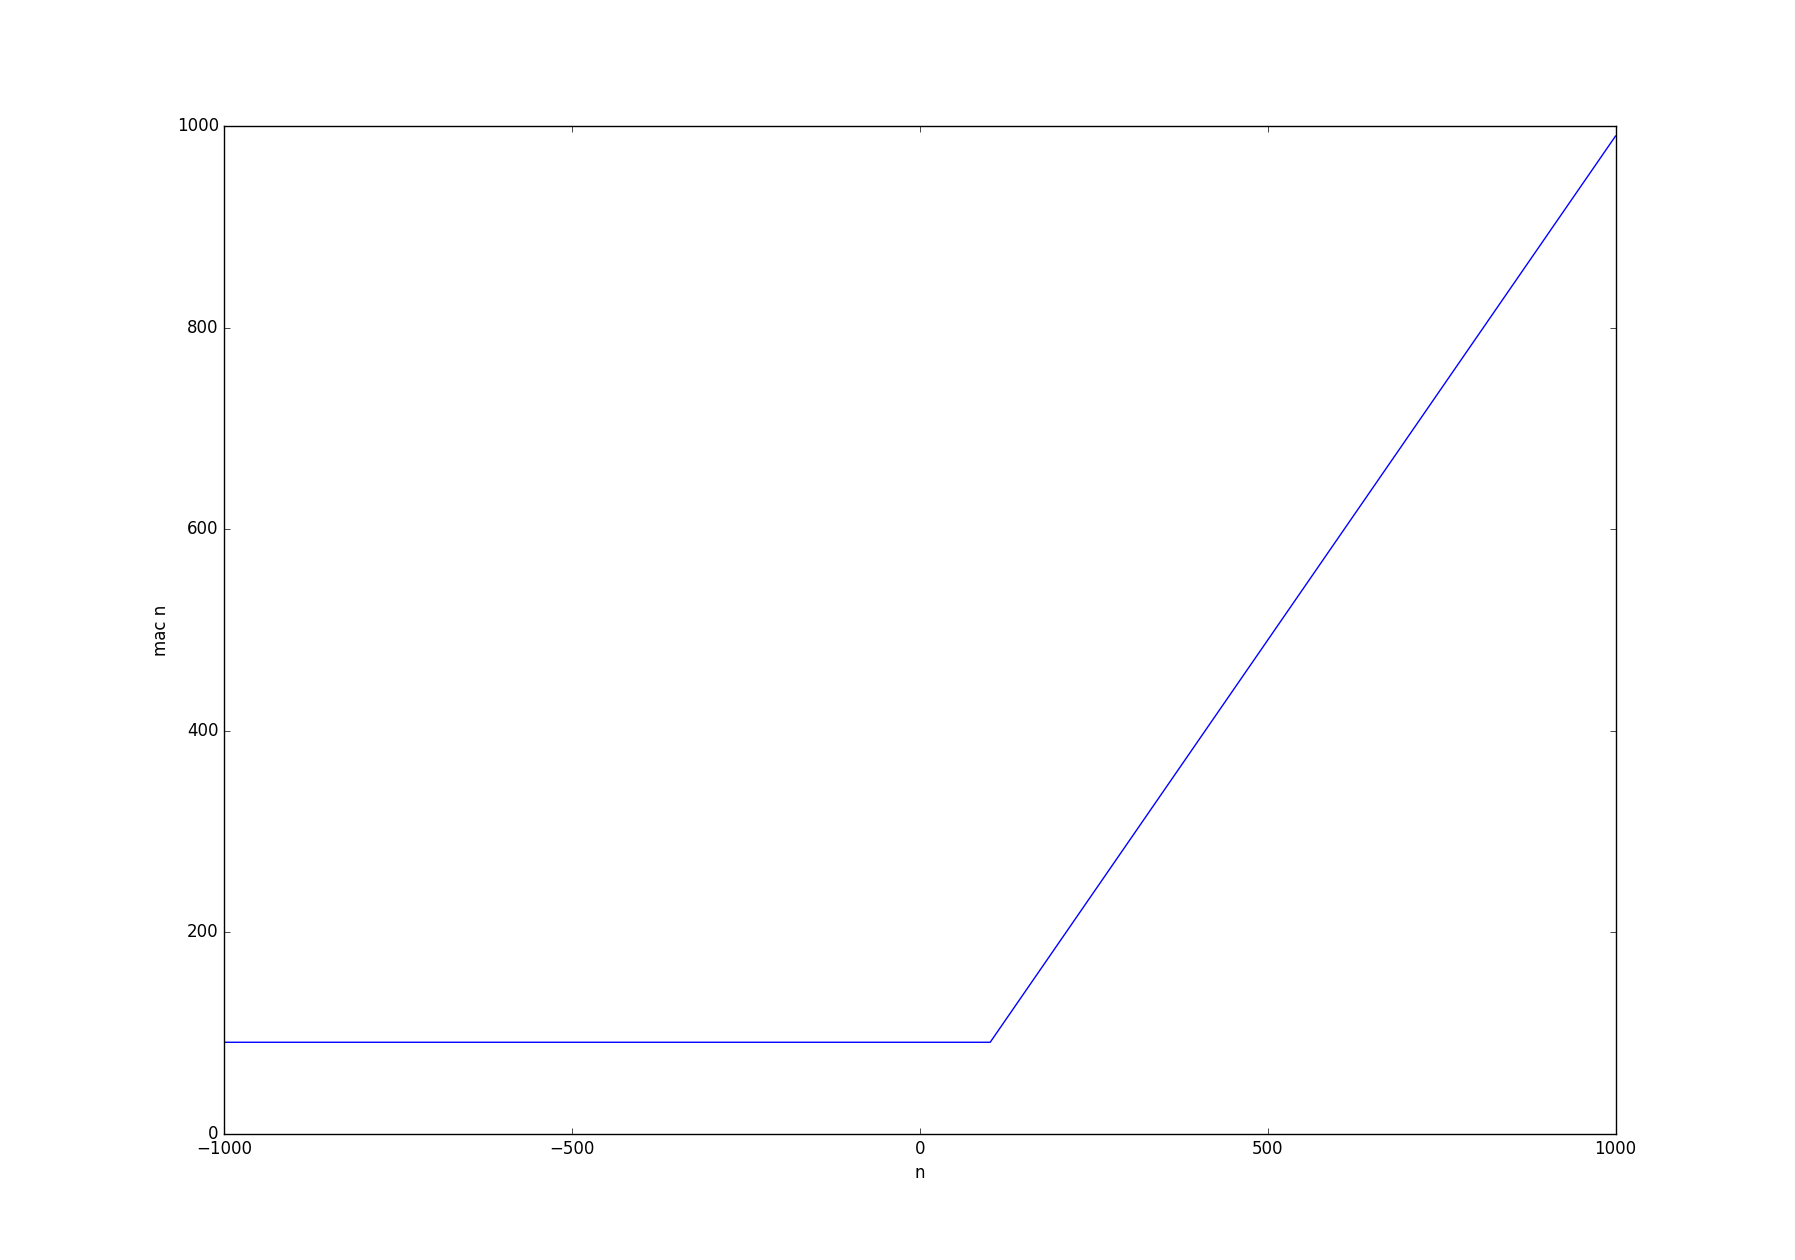

Here is the Python script that generated this plot:
#!/usr/bin/env python3

def plot():
    xvalues = [x for x,_ in pp.points]
    yvalues = [y for _,y in pp.points]
    mpp.plot(xvalues, yvalues)
    mpp.ylabel("mac n")
    mpp.xlabel("n")
    mpp.show()


if __name__ == "__main__":
    import plotpoints as pp
    import matplotlib.pyplot as mpp
    plot()
